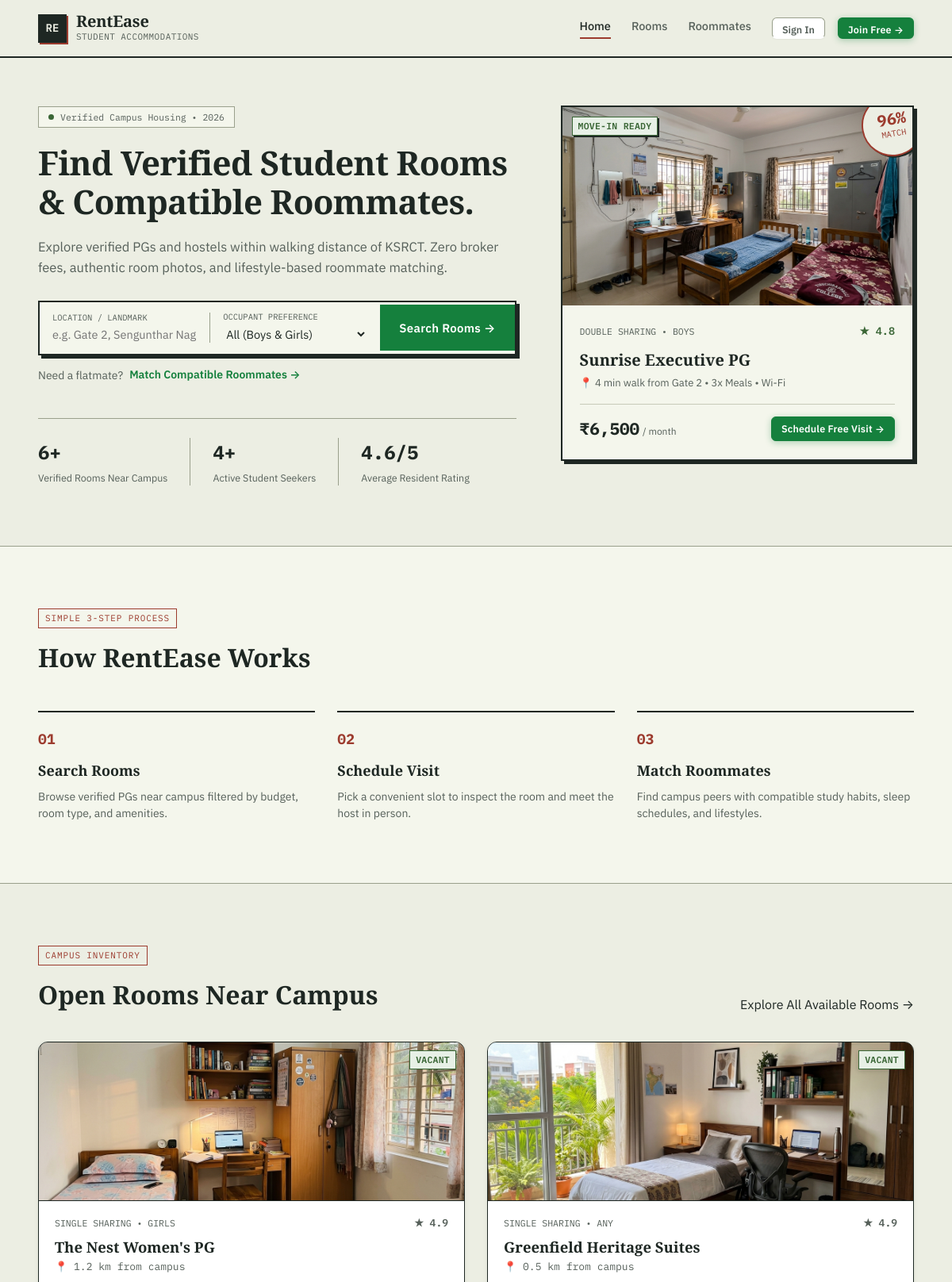
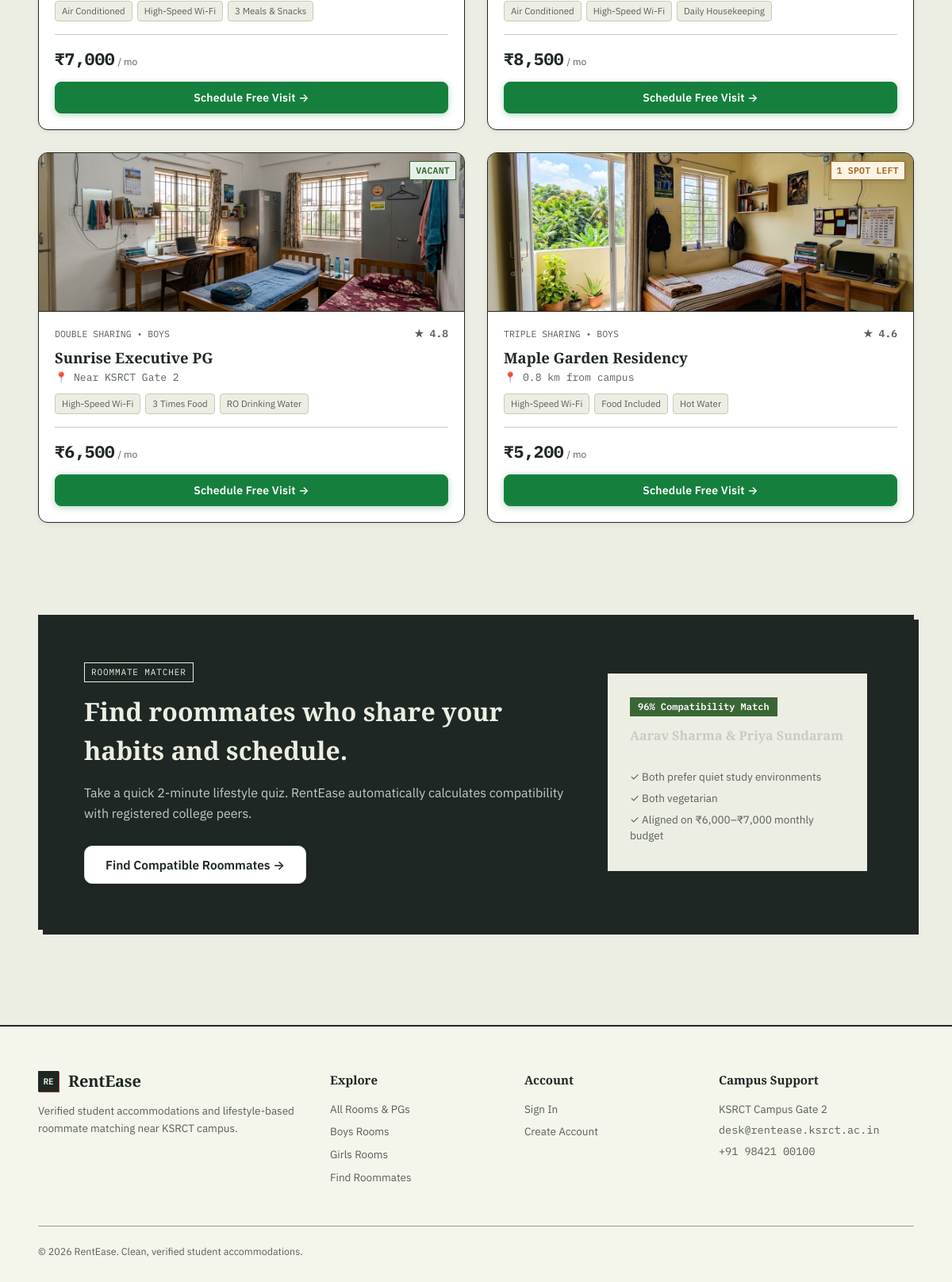
The page / on the database its author committed (2 pictures, top to bottom).
### tables this page shows
CREATE TABLE listings (
        id INTEGER PRIMARY KEY AUTOINCREMENT,
        name TEXT NOT NULL,
        area TEXT NOT NULL,
        address TEXT NOT NULL,
        rent_monthly INTEGER NOT NULL,
        deposit INTEGER NOT NULL DEFAULT 0,
        room_type TEXT NOT NULL, -- 'Single', 'Double', 'Triple'
        gender_pref TEXT NOT NULL, -- 'Boys', 'Girls', 'Any'
        amenities TEXT NOT NULL, -- comma separated: 'WiFi, Food, AC, Power Backup'
        status TEXT NOT NULL DEFAULT 'Vacant', -- 'Vacant', '1 spot left', 'Occupied'
        status_kind TEXT NOT NULL DEFAULT 'open', -- 'open', 'low', 'full'
        rating REAL NOT NULL DEFAULT 4.5,
        reviews_count INTEGER NOT NULL DEFAULT 12,
        description TEXT,
        image_url TEXT,
        contact_phone TEXT,
        owner_id INTEGER,
        created_at TIMESTAMP DEFAULT CURRENT_TIMESTAMP, images TEXT,
        FOREIGN KEY (owner_id) REFERENCES users (id) ON DELETE SET NULL
    );

### app.py (the view)
@app.route("/")
def home():
    conn = get_db_connection()
    total_rooms = conn.execute("SELECT COUNT(*) FROM listings").fetchone()[0]
    total_students = conn.execute("SELECT COUNT(*) FROM users WHERE role = 'student'").fetchone()[0]
    avg_rating_row = conn.execute("SELECT AVG(rating) FROM listings").fetchone()[0]
    avg_rating = round(avg_rating_row, 1) if avg_rating_row else 4.7
    stats = [
        {"value": f"{total_rooms}+", "label": "Verified Rooms Near Campus"},
        {"value": f"{total_students}+", "label": "Active Student Seekers"},
        {"value": f"{avg_rating}/5", "label": "Average Resident Rating"},
    ]
    features = [
        {
            "tag": "01",
            "title": "Search Verified PGs & Rooms",
            "text": "Filter verified student rooms by walking distance from gate, monthly budget, and amenities.",
        },
        {
            "tag": "02",
            "title": "Match Lifestyle-Compatible Roommates",
            "text": "Discover peers sharing your sleep cycles, study habits, and dietary preferences.",
        },
        {
            "tag": "03",
            "title": "Schedule In-Person Room Visits",
            "text": "Book direct visit slots with verified property owners and track confirmation in real-time.",
        },
        {
            "tag": "04",
            "title": "Instant Token Spot Reservation",
            "text": "Reserve room vacancies with a ₹500 advance token deposit and instant digital receipt.",
        },
    ]
    featured_listings = conn.execute("""
        SELECT * FROM listings ORDER BY rating DESC LIMIT 4
    """).fetchall()
    conn.close()
    return render_template("home.html", stats=stats, features=features, listings=featured_listings)

### app.py (called while the page is built)
@app.context_processor
def inject_current_user():
    user = None
    if "user_id" in session:
        conn = get_db_connection()
        user = conn.execute("SELECT id, name, email, role, college, phone, avatar_initials FROM users WHERE id = ?", (session["user_id"],)).fetchone()
        conn.close()
    return {"current_user": user}

### db.py (called while the page is built)
def get_db_connection():
    conn = sqlite3.connect(DB_PATH)
    conn.row_factory = sqlite3.Row
    conn.execute("PRAGMA foreign_keys = ON;")
    return conn

### templates/home.html (shortened to what this page needs)
{% extends "base.html" %}
{% block content %}
<section class="hero">
  <div class="wrap hero-grid">
    <div class="hero-copy">
      <div class="hero-pill">
        <span class="pill-dot"></span> Verified Campus Housing &bull; 2026
      </div>
      <h1>Find Verified Student Rooms &amp; Compatible Roommates.</h1>
      <p class="hero-sub">
        Explore verified PGs and hostels within walking distance of KSRCT. Zero broker fees, authentic room photos, and lifestyle-based roommate matching.
      </p>
      <form action="{{ url_for('listings') }}" method="GET" class="hero-search-box">
        <div class="search-field">
          <label for="q" class="search-label">Location / Landmark</label>
          <input type="text" name="q" id="q" placeholder="e.g. Gate 2, Sengunthar Nagar..." class="search-input">
        </div>
        <div class="search-field">
          <label for="gender_pref" class="search-label">Occupant Preference</label>
          <select name="gender_pref" id="gender_pref" class="search-select">
            <option value="">All (Boys &amp; Girls)</option>
          </select>
        </div>
        <button type="submit" class="btn btn-primary search-btn">
          Search Rooms &rarr;
        </button>
      </form>
      <div class="hero-actions-simple">
        <span class="hero-subtle-hint">Need a flatmate?</span>
        <a href="{{ url_for('roommates') }}" class="hero-secondary-link">Match Compatible Roommates &rarr;</a>
      </div>
      <div class="tally">
        {% for stat in stats %}
        <div class="tally-item">
          <span class="tally-value">{{ stat.value }}</span>
          <span class="tally-label">{{ stat.label }}</span>
        </div>
        {% endfor %}
      </div>
    </div>
    <div class="hero-visual-card" aria-label="Featured Campus Accommodation">
      <div class="hero-img-box">
        <img src="/static/images/rooms/sunrise_pg.jpg" alt="Sunrise Executive PG Room" class="hero-room-img">
        <span class="status-tag status-open hero-img-badge">Move-In Ready</span>
        <div class="match-stamp">
          <span class="match-number">96%</span>
          <span class="match-word">match</span>
        </div>
      </div>
      <div class="hero-card-details">
        <div class="hero-card-meta">
          <span class="room-type-badge">Double Sharing &bull; Boys</span>
          <span class="mono bold" style="color: var(--stamp-green); font-size: 13.5px;">★ 4.8</span>
        </div>
        <h3 class="hero-card-title">Sunrise Executive PG</h3>
        <p class="hero-card-area">📍 4 min walk from Gate 2 &bull; 3x Meals &bull; Wi-Fi</p>
        <div class="hero-card-price-row">
          <div>
            <span class="price-val mono">₹6,500</span>
            <span class="price-period">/ month</span>
          </div>
          <button
            type="button"
            class="btn btn-primary btn-sm"
            onclick="openBookingModal(1, 'Sunrise Executive PG', 'Near KSRCT Gate 2', '6500')"
          >
            Schedule Free Visit &rarr;
          </button>
        </div>
      </div>
    </div>
  </div>
</section>
<section class="how" id="how">
  <div class="wrap">
    <div class="section-badge">SIMPLE 3-STEP PROCESS</div>
    <h2>How RentEase Works</h2>
    <div class="steps" style="grid-template-columns: repeat(3, 1fr);">
      <div class="step">
        <span class="step-number">01</span>
        <div class="step-body">
          <h3>Search Rooms</h3>
          <p>Browse verified PGs near campus filtered by budget, room type, and amenities.</p>
        </div>
      </div>
      <div class="step">
        <span class="step-number">02</span>
        <div class="step-body">
          <h3>Schedule Visit</h3>
          <p>Pick a convenient slot to inspect the room and meet the host in person.</p>
        </div>
      </div>
      <div class="step">
        <span class="step-number">03</span>
        <div class="step-body">
          <h3>Match Roommates</h3>
          <p>Find campus peers with compatible study habits, sleep schedules, and lifestyles.</p>
        </div>
      </div>
    </div>
  </div>
</section>
<section class="listings-preview" id="listings">
  <div class="wrap">
    <div class="section-head">
      <div>
        <div class="section-badge">CAMPUS INVENTORY</div>
        <h2>Open Rooms Near Campus</h2>
      </div>
      <a href="{{ url_for('listings') }}" class="text-link">Explore All Available Rooms &rarr;</a>
    </div>
    <div class="cards-grid">
      {% for item in listings %}
      <div class="room-card">
        <div class="room-card-photo-wrapper">
          <img
            src="{{ item.image_url }}"
            alt="{{ item.name }}"
            class="room-card-thumb"
            loading="lazy"
          >
          <span class="status-tag room-thumb-status {% if item.status_kind == 'open' %}status-open{% elif item.status_kind == 'low' %}status-low{% else %}status-full{% endif %}">
            {{ item.status }}
          </span>
        </div>
        <div class="room-card-content">
          <div class="room-card-header">
            <div class="room-type-badge">{{ item.room_type }} Sharing &bull; {{ item.gender_pref }}</div>
            <span class="mono bold" style="font-size: 13px; color: var(--ink-soft);">★ {{ item.rating }}</span>
          </div>
          <h3 class="room-title">{{ item.name }}</h3>
          <p class="room-area mono">📍 {{ item.area }}</p>
          <div class="room-amenities">
            {% for am in item.amenities.split(', ')[:3] %}
              <span class="amenity-chip">{{ am }}</span>
            {% endfor %}
          </div>
          <div class="room-card-footer">
            <div class="room-price">
              <span class="price-val mono">₹{{ "{:,}".format(item.rent_monthly) }}</span>
              <span class="price-period">/ mo</span>
            </div>
            <button
              type="button"
              class="btn btn-primary"
              onclick="openBookingModal({{ item.id }}, '{{ item.name }}', '{{ item.area }}', '{{ item.rent_monthly }}')"
            >
              Schedule Free Visit &rarr;
            </button>
          </div>
        </div>
      </div>
      {% endfor %}
    </div>
  </div>
</section>
<section class="roommate-teaser-section">
  <div class="wrap">
    <div class="roommate-teaser-card">
      <div class="teaser-content">
        <div class="section-badge white">ROOMMATE MATCHER</div>
        <h2>Find roommates who share your habits and schedule.</h2>
        <p>
          Take a quick 2-minute lifestyle quiz. RentEase automatically calculates compatibility with registered college peers.
        </p>
        <div class="teaser-actions">
          <a href="{{ url_for('roommates') }}" class="btn btn-light btn-lg">
            Find Compatible Roommates &rarr;
          </a>
        </div>
      </div>
      <div class="teaser-graphic">
        <div class="match-sample-box">
          <div class="match-score-pill">96% Compatibility Match</div>
          <p class="sample-names">Aarav Sharma &amp; Priya Sundaram</p>
          <ul class="sample-traits">
            <li>✓ Both prefer quiet study environments</li>
            <li>✓ Both vegetarian</li>
            <li>✓ Aligned on ₹6,000–₹7,000 monthly budget</li>
          </ul>
        </div>
      </div>
    </div>
  </div>
</section>
{% endblock %}

### rows shown on the page
listings: image_url (picture), status "VACANT", room_type "SINGLE", gender_pref "GIRLS", rating "4.9", name "The Nest Women's PG", area "1.2 km from campus", 3 "Air Conditioned" "High-Speed Wi-Fi" "3 Meals & Snacks", rent_monthly "7,000"
listings: image_url (picture), status "VACANT", room_type "SINGLE", gender_pref "ANY", rating "4.9", name "Greenfield Heritage Suites", area "0.5 km from campus", 3 "Air Conditioned" "High-Speed Wi-Fi" "Daily Housekeeping", rent_monthly "8,500"
listings: image_url (picture), status "VACANT", room_type "DOUBLE", gender_pref "BOYS", rating "4.8", name "Sunrise Executive PG", area "Near KSRCT Gate 2", 3 "High-Speed Wi-Fi" "3 Times Food" "RO Drinking Water", rent_monthly "6,500"
listings: image_url (picture), status "1 SPOT LEFT", room_type "TRIPLE", gender_pref "BOYS", rating "4.6", name "Maple Garden Residency", area "0.8 km from campus", 3 "High-Speed Wi-Fi" "Food Included" "Hot Water", rent_monthly "5,200"

### other values the page prints
{{ stat.value }} "6+" "4+" "4.6/5"
{{ stat.label }} "Verified Rooms Near Campus" "Active Student Seekers" "Average Resident Rating"
